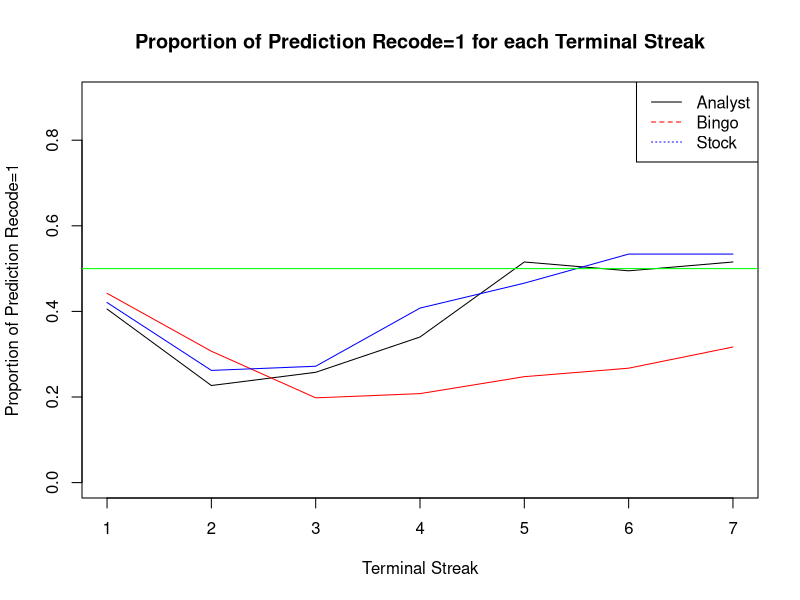
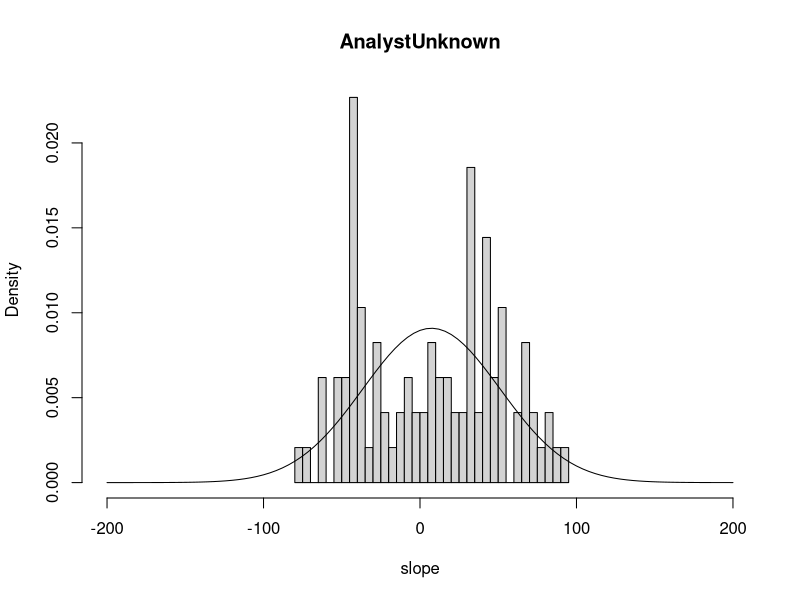
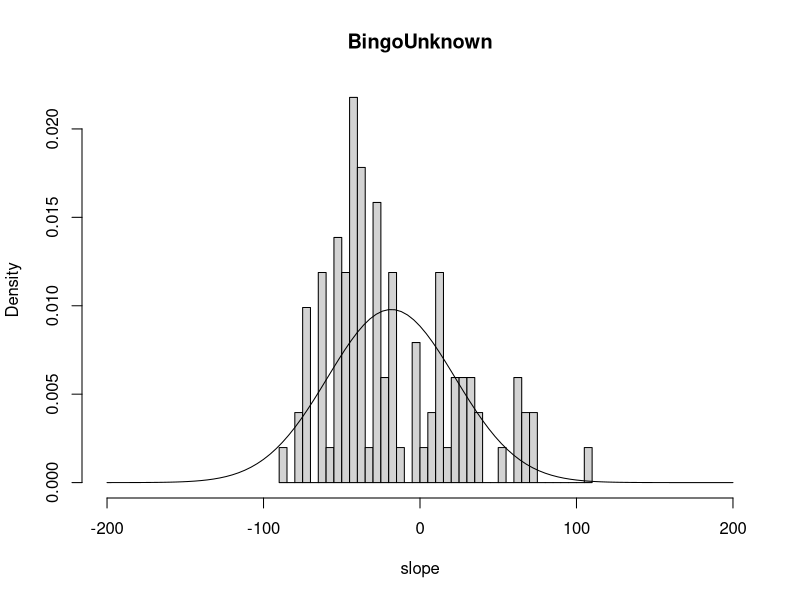
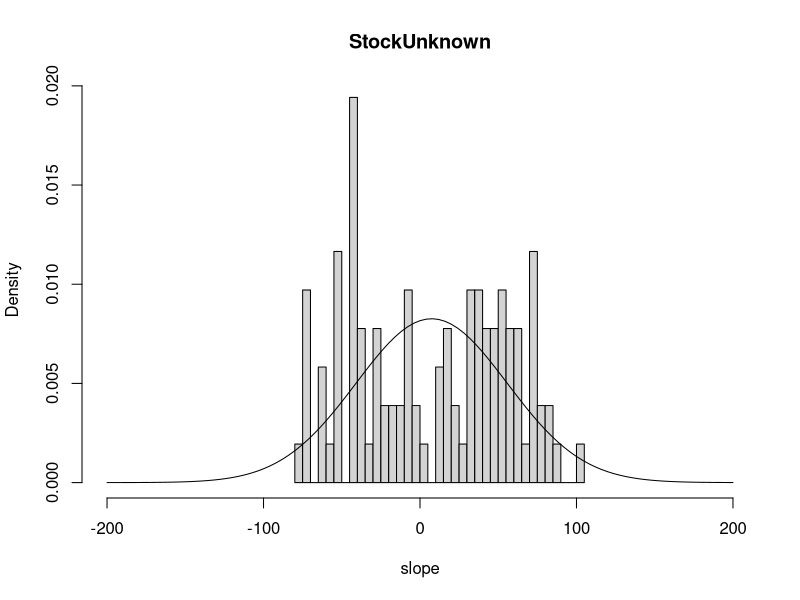

Write R code to recreate these figures, in order.
## ---- chunk 1
library(readxl)
library(afex)
data <- read_excel("../Data/PredictingOutcomes_ParticipantPredictions.xlsx", sheet = "Study 2B")

# divide the data based on the generator
data1 <- data[data$generator == "analyst",]
data2 <- data[data$generator == "bingo",]
data3 <- data[data$generator == "stock",]
## ---- chunk 2
nrow(data1)
nrow(data2)
nrow(data3)
## ---- chunk 3
prop1 <- aggregate(data1$prediction_recode, by = list(data1$terminal_streak_length), FUN = mean)
prop2 <- aggregate(data2$prediction_recode, by = list(data2$terminal_streak_length), FUN = mean)
prop3 <- aggregate(data3$prediction_recode, by = list(data3$terminal_streak_length), FUN = mean)
## ---- chunk 4
prop1
prop2
prop3
## ---- chunk 5
plot(prop1$Group.1,prop1$x, type = "l",ylim=c(0.0,0.9), xlab = "Terminal Streak", ylab = "Proportion of Prediction Recode=1", main = "Proportion of Prediction Recode=1 for each Terminal Streak")
lines(prop2$Group.1,prop2$x, col = "red")
lines(prop3$Group.1,prop3$x,  col = "blue")
abline(h = 0.5, col = "green")
legend("topright", legend = c("Analyst", "Bingo", "Stock"), col = c("black", "red", "blue"), lty = 1:3)
## ---- chunk 6
model1 <- lmer(prediction_recode ~ generator + (1|participant_id), data = data)
summary(model1)
## ---- chunk 7
anova(model1)
## ---- chunk 8
aov1<-aov_ez('participant_id','prediction_recode',data, between=c('generator'),within=c('terminal_streak_length'))
aov1

pairwise.t.test(data$prediction_recode, data$generator, p.adjust.method = "bonferroni")


## ---- chunk 9
id <- unique(data1$participant_id)

slope <- c()

for (i in id){
x <- as.character(i)
datax <- data1[data1$participant_id == x,]
model <- glm(prediction_recode ~ terminal_streak_length, data = datax)
slope <- c(slope, coef(model)[2])
}
slope <- slope*500

hist(slope,breaks=30,xlim=c(-200,200),prob=TRUE,main="AnalystUnknown")
curve(dnorm(x, mean = mean(slope), sd = sd(slope)), add = TRUE, col = "black")
## ---- chunk 10
id <- unique(data2$participant_id)

slope <- c()

for (i in id){
x <- as.character(i)
datax <- data2[data2$participant_id == x,]
model <- glm(prediction_recode ~ terminal_streak_length, data = datax)
slope <- c(slope, coef(model)[2])
}
slope <- slope*500

hist(slope,breaks=30,xlim=c(-200,200),prob=TRUE,main="BingoUnknown")
curve(dnorm(x, mean = mean(slope), sd = sd(slope)), add = TRUE, col = "black")
## ---- chunk 11
id <- unique(data3$participant_id)

slope <- c()

for (i in id){
x <- as.character(i)
datax <- data3[data3$participant_id == x,]
model <- glm(prediction_recode ~ terminal_streak_length, data = datax)
slope <- c(slope, coef(model)[2])
}
slope <- slope*500

hist(slope,breaks=30,xlim=c(-200,200),prob=TRUE,main="StockUnknown")
curve(dnorm(x, mean = mean(slope), sd = sd(slope)), add = TRUE, col = "black")
